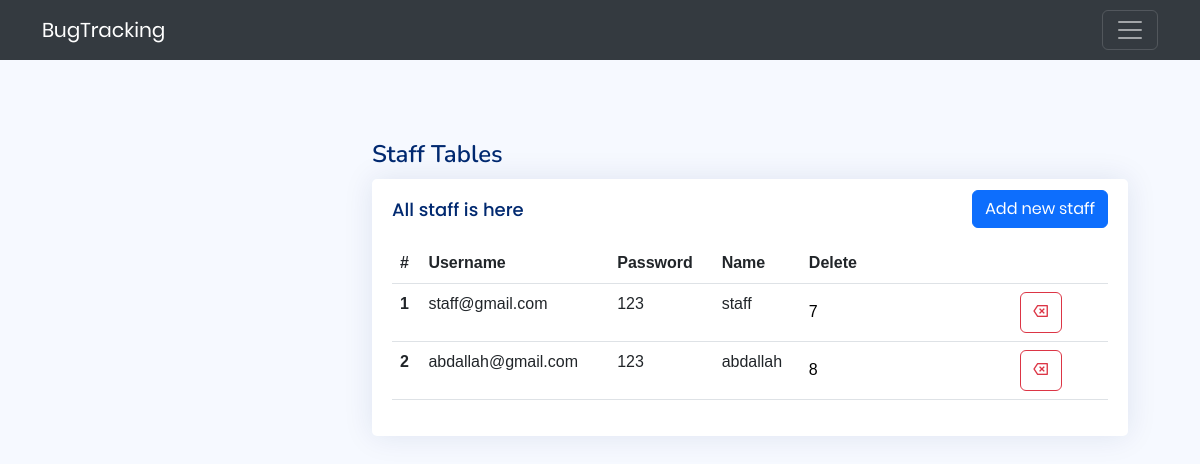
The page /views/admin.php (signed in) on the database as committed earlier.
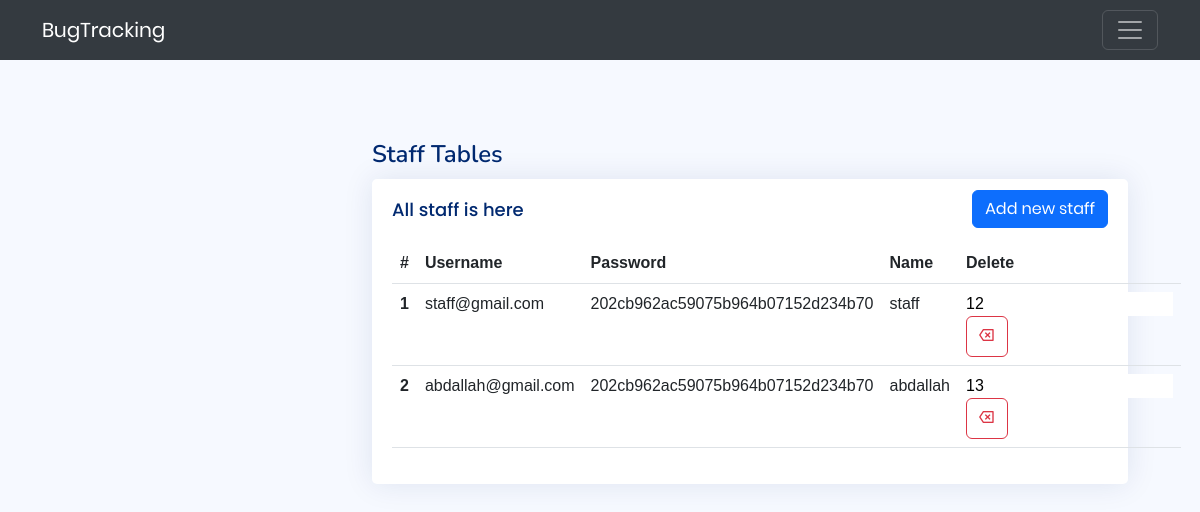
The same page on the database as committed later.
### tables this page shows
CREATE TABLE `user` (
  `staffID` int(11) NOT NULL,
  `username` varchar(255) NOT NULL,
  `password` varchar(255) NOT NULL,
  `name` varchar(255) NOT NULL,
  `typeID` int(11) NOT NULL DEFAULT 0
);

### models/admin.php (called while the page is built, shortened)
<?php
class Admin extends User
{
    public function getAllStaff()
    {
        $db = new DBController;
        if ($db->openConnect()) {
            $query = "SELECT * FROM user WHERE typeID=0";
            return $db->select($query);
        } else {
            echo "error database connection";
            return false;
        }
    }
}
?>

### controllers/DBController.php (called while the page is built, shortened)
<?php
class DBController
{
    private $dbHost = "localhost";
    private $dbUser = "root";
    private $dbPass = "";
    private $dbName = "bug_tracking";
    public $connection;
    public function openConnect()
    {
        $this->connection = new mysqli($this->dbHost, $this->dbUser, $this->dbPass, $this->dbName);
        if ($this->connection->connect_error) {
            echo "error in connection : " . $this->connection->connect_error;
            return false;
        } else {
            return true;
        }
    }
    public function select($qry)
    {
        $result = $this->connection->query($qry);
        if (!$result) {
            echo "ERROR : " . mysqli_error($this->connection);
            return false;
        } else {
            return $result->fetch_all(MYSQLI_ASSOC);
        }
    }
}
?>

### views/admin.php (the view, shortened to what this page needs)
<?php
if (!isset($_SESSION['userType'])) {
    header("location: login.php");
} else {
    $i = 1;
    require_once '../models/admin.php';
    $admin = new Admin;
    $staffs = $admin->getAllStaff();
}
?>
<!DOCTYPE html>
<html lang="en">
<head>
    <link href="../views/admin/assets/vendor/boxicons/css/boxicons.min.css" rel="stylesheet">
    <link href="../views/admin/assets/vendor/quill/quill.snow.css" rel="stylesheet">
    <link href="../views/admin/assets/vendor/quill/quill.bubble.css" rel="stylesheet">
    <link href="../views/admin/assets/vendor/remixicon/remixicon.css" rel="stylesheet">
    <link href="../views/admin/assets/vendor/simple-datatables/style.css" rel="stylesheet">
    <link rel="stylesheet" href="../views/css/all.min.css">
    <link rel="stylesheet" href="../views/css/util.css">
    <link rel="stylesheet" href="../views/css/main.css">
    <link rel="stylesheet" href="../views/css/style.css">
    <link rel="stylesheet" href="../views/css/bootstrap.min.css">
    <link href="assets/css/style.css" rel="stylesheet">
</head>
<body>
    <nav class="navbar bg-body-secondary sticky-top na" data-bs-theme="dark">
        <div class="container">
            <a class="navbar-brand" href="#">BugTracking</a>
            <button class="navbar-toggler" type="button" data-bs-toggle="offcanvas" data-bs-target="#offcanvasNavbar"
                aria-controls="offcanvasNavbar" aria-label="Toggle navigation">
                <span class="navbar-toggler-icon"></span>
            </button>
        </div>
    </nav>
    <div class="container">
        <main id="main" class="main show-admin">
            <div class="pagetitle">
                <h1>Staff Tables</h1>
            </div>
            <section class="section">
                <div class="row">
                    <div class="col-lg-12">
                        <div class="card">
                            <div class="card-body">
                                <div class="d-flex justify-content-between align-items-center">
                                    <h5 class="card-title">All staff is here</h5>
                                    <div class="stuff-operator">
                                        <a href="add-staff.php">
                                            <button type="button" class="btn btn-primary add-button">Add new
                                                staff</button>
                                        </a>
                                    </div>
                                </div>
                                <?php
                                if (count($staffs) == 0) {
                                    ?>
                                    <div class="alert alert-danger" role="alert">
                                        There is no any staff
                                    </div>
                                    <?php
                                } else {
                                    ?>
                                    <table class="table datatable">
                                        <thead>
                                            <tr>
                                                <th scope="col">#</th>
                                                <th scope="col">Username</th>
                                                <th scope="col">Password</th>
                                                <th scope="col">Name</th>
                                                <th scope="col">Delete</th>
                                            </tr>
                                        </thead>
                                        <tbody>
                                            <?php
                                            foreach ($staffs as $staff) {
                                                ?>
                                                <tr>
                                                    <th scope="row">
                                                        <?php echo $i++; ?>
                                                    </th>
                                                    <td>
                                                        <?php echo $staff["username"] ?>
                                                    </td>
                                                    <td>
                                                        <?php echo $staff["password"] ?>
                                                    </td>
                                                    <td>
                                                        <?php echo $staff["name"] ?>
                                                    </td>
                                                    <td>
                                                        <form action="admin.php" method="POST">
                                                            <input type="text" name="staffID"
                                                                value="<?php echo $staff["staffID"] ?>">
                                                            <button class="btn btn-outline-danger" name="delete">
                                                                <i class="ri-delete-back-2-line"></i>
                                                            </button>
                                                        </form>
                                                    </td>
                                                </tr>
                                                <?php
                                            }
                                            ?>
                                        </tbody>
                                    </table>
                                    <?php
                                }
                                ?>
                            </div>
                        </div>
                    </div>
                </div>
            </section>
        </main>
    </div>
</body>
</html>

### views/css/main.css (style rules this page uses)
* { margin: 0px; padding: 0px; box-sizing: border-box; }
body, html { height: 100%; font-family: Poppins-Regular, sans-serif; }
a { font-family: Poppins-Regular; font-size: 14px; line-height: 1.7; color: #666666; margin: 0px; transition: all 0.4s; -webkit-transition: all 0.4s; -o-transition: all 0.4s; -moz-transition: all 0.4s; }
h1,h2,h3,h4,h5,h6 { margin: 0px; }
input { outline: none; border: none; }
button { outline: none !important; border: none; background: transparent; }

### views/css/style.css (style rules this page uses)
.show-admin { margin-top: 20px; }
.stuff-operator { display: flex; align-items: center; }
.add-button { margin-bottom: 5px; }
.card { background: #fff; transition: 0.5s; border: 0; margin-bottom: 30px; border-radius: 0.55rem; position: relative; width: 100%; height: 86.6vh; }
* { margin: 0; padding: 0; font-family: "Hind Siliguri", sans-serif; }
.container { width: 90%; margin: auto; }

### views/admin/assets/css/style.css (style rules this page uses)
:root { scroll-behavior: smooth; }
body { font-family: "Open Sans", sans-serif; background: #f6f9ff; color: #444444; }
a { color: #4154f1; text-decoration: none; }
h1, h2, h3, h4, h5, h6 { font-family: "Nunito", sans-serif; }
#main { margin-top: 60px; padding: 20px 30px; transition: all 0.3s; }
.pagetitle { margin-bottom: 10px; }
.pagetitle h1 { font-size: 24px; margin-bottom: 0; font-weight: 600; color: #012970; }
.card { margin-bottom: 30px; border: none; border-radius: 5px; box-shadow: 0px 0 30px rgba(1, 41, 112, 0.1); }
.card-title { padding: 20px 0 15px 0; font-size: 18px; font-weight: 500; color: #012970; font-family: "Poppins", sans-serif; }
.card-body { padding: 0 20px 20px 20px; }
@media (min-width: 1200px) { #main, #footer { margin-left: 300px; } }

Rows that differ between the two databases and show on the page:
removed user: username "staff@gmail.com", password "123", name "staff", staffID "7"
removed user: username "abdallah@gmail.com", password "123", name "abdallah", staffID "8"
added user: username "staff@gmail.com", password "202cb962ac59075b964b07152d234b70", name "staff", staffID "12"
added user: username "abdallah@gmail.com", password "202cb962ac59075b964b07152d234b70", name "abdallah", staffID "13"
